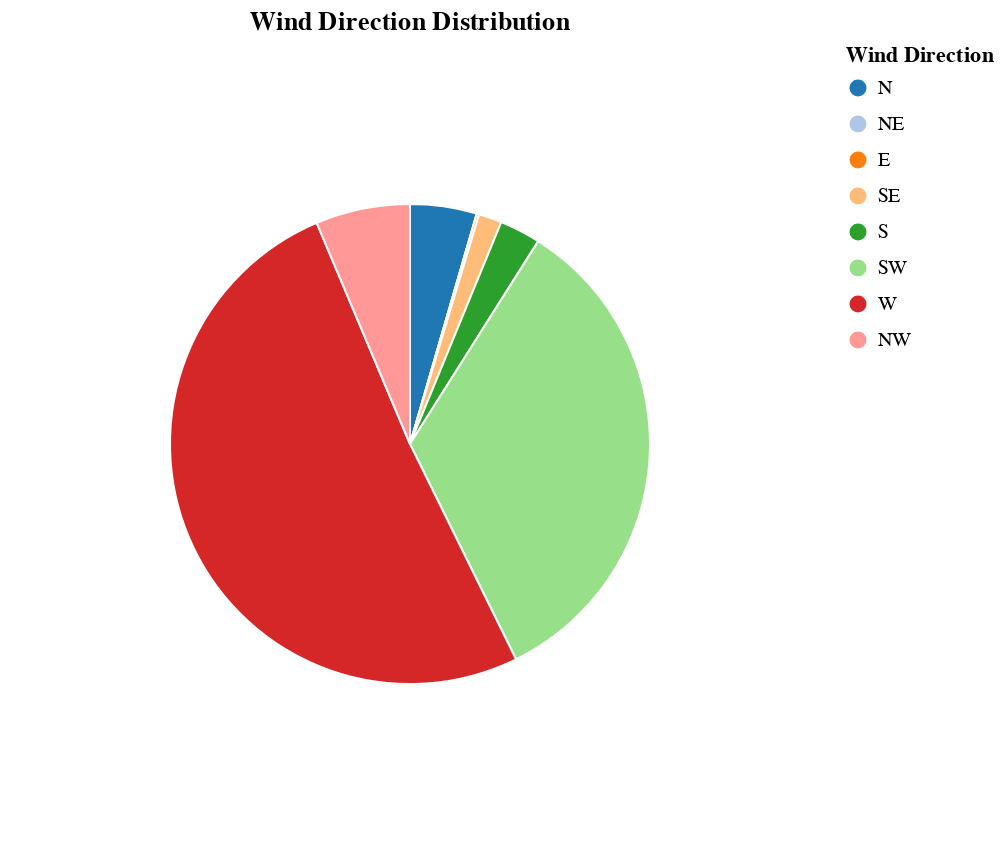

Notebook code cell kept with this figure:
### Markdown cell above
## Wind Direction Analysis
What are the dominant wind directions and seasonal patterns?

### Code cell
# Finding wind direction frequency
direction_counts = df['Primary_Wind_Direction'].value_counts().reset_index()
direction_counts.columns = ['Direction', 'Count']
direction_counts['Percentage'] = (direction_counts['Count'] / direction_counts['Count'].sum()) * 100

# Order directions clockwise starting from North
direction_order = ['N', 'NE', 'E', 'SE', 'S', 'SW', 'W', 'NW']

# Create a properly ordered DataFrame with sort index
ordered_data = []
for i, direction in enumerate(direction_order):
    if direction in direction_counts['Direction'].values:
        row = direction_counts[direction_counts['Direction'] == direction].iloc[0]
        row['sort_order'] = i  # Add explicit sort order
        ordered_data.append(row)

direction_counts_ordered = pd.DataFrame(ordered_data)

# Create wind distribution pie chart
wind_distribution_pie = alt.Chart(direction_counts_ordered).mark_arc(
    innerRadius=0,
    outerRadius=120,
    stroke='white',
    strokeWidth=1
).encode(
    theta=alt.Theta('Count:Q'),
    color=alt.Color('Direction:N', 
                    scale=alt.Scale(scheme='category20'),
                    sort=direction_order,
                    legend=alt.Legend(title="Wind Direction")),
    order=alt.Order('sort_order:O'),
    tooltip=['Direction:N', 'Count:Q', alt.Tooltip('Percentage:Q', format='.1f')]
).properties(
    title='Wind Direction Distribution',
    width=400,
    height=400
)

wind_distribution_pie

### Figure 1 — Vega-Lite specification as saved in the notebook (floating-point values rounded to 4 significant figures)
{"config": {"view": {"continuousWidth": 300, "continuousHeight": 300}}, "data": {"name": "data-934ea4ce620b88e1e99dbf43aa13e07a"}, "mark": {"type": "arc", "innerRadius": 0, "outerRadius": 120, "stroke": "white", "strokeWidth": 1}, "encoding": {"color": {"field": "Direction", "legend": {"title": "Wind Direction"}, "scale": {"scheme": "category20"}, "sort": ["N", "NE", "E", "SE", "S", "SW", "W", "NW"], "type": "nominal"}, "order": {"field": "sort_order", "type": "ordinal"}, "theta": {"field": "Count", "type": "quantitative"}, "tooltip": [{"field": "Direction", "type": "nominal"}, {"field": "Count", "type": "quantitative"}, {"field": "Percentage", "format": ".1f", "type": "quantitative"}]}, "height": 400, "title": "Wind Direction Distribution", "width": 400, "$schema": "https://vega.github.io/schema/vega-lite/v5.20.1.json", "datasets": {"data-934ea4ce620b88e1e99dbf43aa13e07a": [{"Direction": "N", "Count": 393, "Percentage": 4.486, "sort_order": 0}, {"Direction": "NE", "Count": 1, "Percentage": 0.01142, "sort_order": 1}, {"Direction": "E", "Count": 14, "Percentage": 0.1598, "sort_order": 2}, {"Direction": "SE", "Count": 136, "Percentage": 1.553, "sort_order": 3}, {"Direction": "S", "Count": 242, "Percentage": 2.763, "sort_order": 4}, {"Direction": "SW", "Count": 2956, "Percentage": 33.74, "sort_order": 5}, {"Direction": "W", "Count": 4461, "Percentage": 50.92, "sort_order": 6}, {"Direction": "NW", "Count": 557, "Percentage": 6.358, "sort_order": 7}]}}
